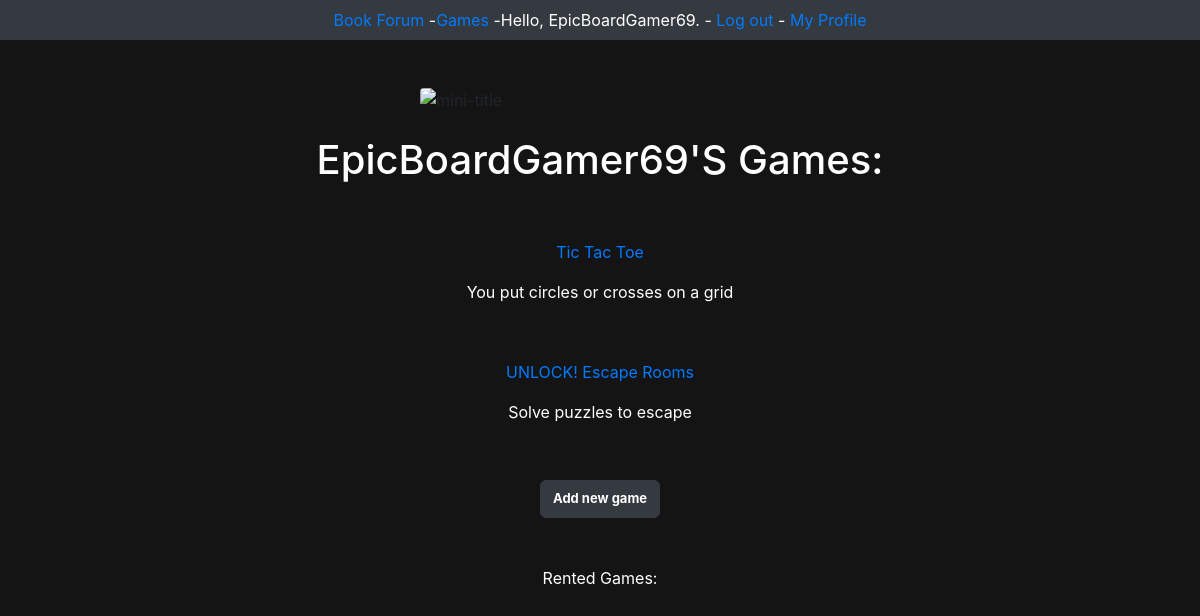
Page /users/profile/2 (signed in) on the committed database.
### users/models.py (models this page shows, shortened)
class User(AbstractBaseUser):
    username = models.CharField(max_length=50, unique=True)
    biography = models.CharField(max_length=300)
    is_staff = models.BooleanField(default=False)
    is_admin = models.BooleanField(default=False)
    date_joined = models.DateTimeField(auto_now_add=True)
    last_login = models.DateTimeField(auto_now=True)
    USERNAME_FIELD = 'username'
    objects = UserManager()  # Links this extended user class to its manager
    def __str__(self):
        return self.username

### main/models.py (models this page shows, shortened)
class Game(models.Model):
    name = models.CharField(max_length=80)
    description = models.CharField(max_length=500)
    owner = models.ForeignKey(User, on_delete=models.CASCADE)
    availability = models.BooleanField()
    date_added = models.DateTimeField(auto_now_add=True)
    date_modified = models.DateTimeField(auto_now=True)

### users/views.py (the view)
# urls.py: path('profile/<int:user_id>', views.profile, name='profile'),
@login_required
def profile(request, user_id):
    user = User.objects.get(id = user_id)
    games = user.game_set.order_by('-date_added')
    rentedGames = user.rent_set.order_by('-rent_time')
    context = {'user': user, 'games': games, 'rentedGames': rentedGames}
    return render(request, 'registration/profile.html', context)

### users/templates/registration/profile.html (shortened to what this page needs)
{% extends 'main/base.html' %}
{% block content %}
    <br>
    <h1 class="text-white text-capitalize text-center">{{ user }}'s Games:</h1>
    <br><br>
<div class="text-center">
        <ul class="list-inline mx-auto justify-content-center">
    {% for game in games %}
        <li class ="text-white">
            <a href="{% url 'main:game' game.id %}">{{ game.name }}</a>
            <p>{{ game.description|linebreaks }}<br></p>
        </li>
    {% empty %}
            </ul>
        <p class="text-center text-white">You don't have any games yet.</p>
    {% endfor %}
</div>
<div class="text-center">
<button onclick="window.location.href='{% url 'main:new_game' user.id%}'" type="button" class="btn btn-dark"><a>Add new game</a></button>
</div>
    {% if user == request.user %}
<br><br>
<p class="text-white text-center">Rented Games:</p>
    {% endif %}
{% endblock content %}

### main/templates/main/base.html (shortened to what this page needs)
<!DOCTYPE html>
<html lang="en">
<head>
<link rel="stylesheet" href="https://stackpath.bootstrapcdn.com/bootstrap/4.5.0/css/bootstrap.min.css">
<link rel="stylesheet" href="https://maxcdn.bootstrapcdn.com/font-awesome/4.7.0/css/font-awesome.min.css">
</head>
<nav class="navbar navbar-expand-sm bg-dark navbar-dark justify-content-center text-white">
  <ul class="navbar-nav">
    <li class="nav-item">
     <a href="{% url 'main:index' %}">Book Forum</a> -
    </li>
    <li class="nav-item">
      <a href="{% url 'main:games' %}">Games</a> -
    </li>
    <li class="nav-item">
    {% if user.is_authenticated %}
        Hello, {{ request.user.username }}. -
        <a href="{% url 'users:logout' %}">Log out</a> -
        <a href="{% url 'users:profile' request.user.id%}">My Profile</a>
    {% else %}
        <a href="{% url 'users:register' %}">Register</a> -
        <a href="{% url 'users:login' %}">Log in</a>
    {% endif %}
    </li>
  </ul>
</nav>
<br/><br/>
<div class="image">
<img src="https://i.ibb.co/Cnkng5M/mini-title.png" class="rounded mx-auto d-block"
     alt="mini-title" style="width:30%" </div>
{% block content %}{% endblock content %}

### main/templates/main/base.html (style rules this page uses)
.form-control, .btn { min-height: 38px; border-radius: 6px; }
.btn { font-size: 13px; font-weight: bold; }

### rows in the picture
User: user.username "EpicBoardGamer69", username "EpicBoardGamer69"
Game: name "Tic Tac Toe", description "You put circles or crosses on a grid"
Game: name "UNLOCK! Escape Rooms", description "Solve puzzles to escape"
